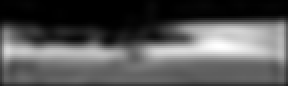
%> input picture stereoCNN/temp/matlab/0000000004.png, 144 x 43 px (shown 2 times larger)
$ octave showDisp.m   (GNU Octave 9; MATLAB toolbox functions it lacks are replaced by stand-ins)
%> lines starting %> are read from the running program, lines starting %| are printed output that depends on the picture
clc
clear all
close all

prediction = imread('0000000004.png')
%> prediction is the input picture: size 43x144 uint8; min 0, max 255, mean 85.1
label = imread('0000000004_gt.png')
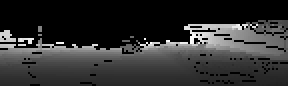
%> input picture stereoCNN/temp/matlab/0000000004_gt.png, 144 x 43 px (shown 2 times larger)
%> label is the input picture: size 43x144 uint8; min 0, max 255, mean 47.3

figure
surf(prediction)
set(gca,'Zdir','reverse')
colormap 'gray'
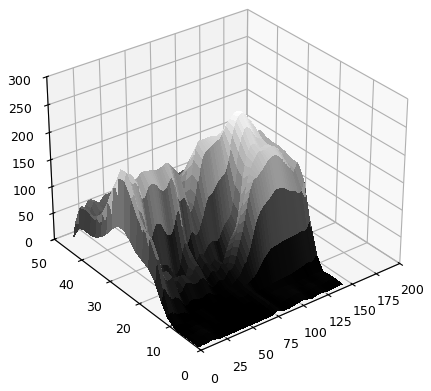
%> figure redrawn from the program's plot data

figure
surf(label)
set(gca,'Zdir','reverse')
colormap 'gray'
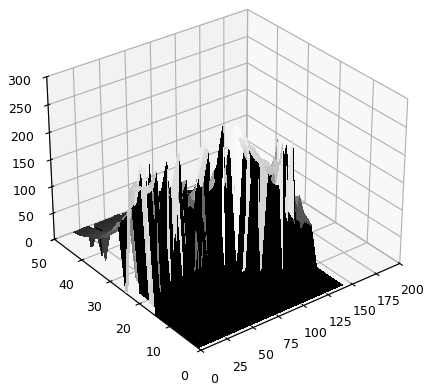
%> figure redrawn from the program's plot data
